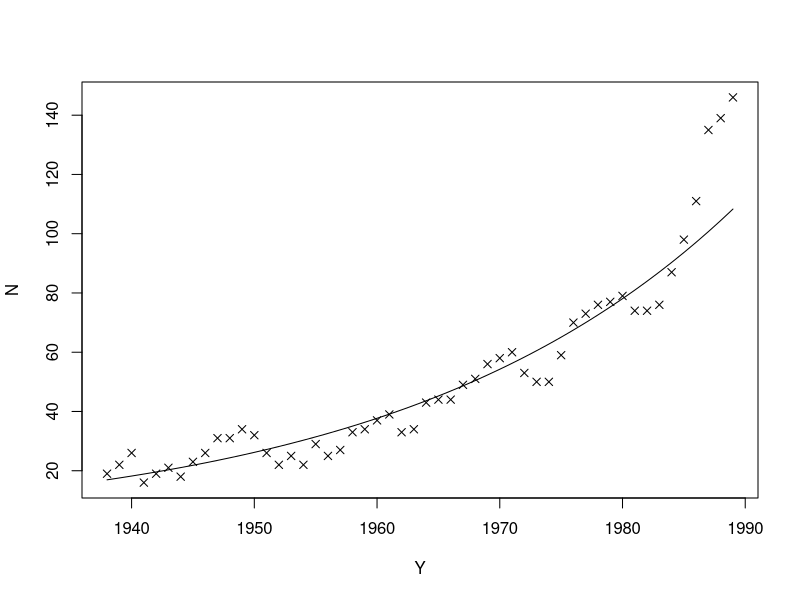

The R source for this figure:
cranes = read.csv("cranes.csv")

N = cranes$Number
Y = cranes$Year

plot(Y,N,pch=4)

logN = log(N)

regression = lm(logN~Y)

lines(Y,exp(regression$fitted.values))

summary(regression)
